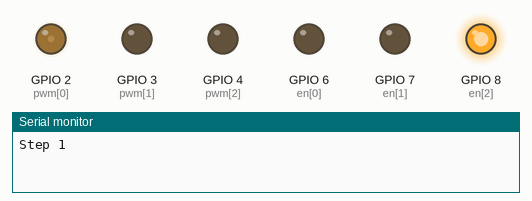
Recording of a sketch running on a simulated ESP32. Parts: output pins drawn as LEDs (lit = HIGH), the last lines printed to the serial monitor.

Above: at 0.1 s.
At 2.1 s:
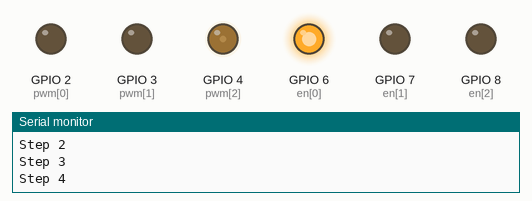
At 12.1 s:
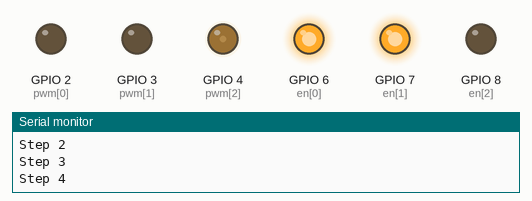
At 20.1 s:
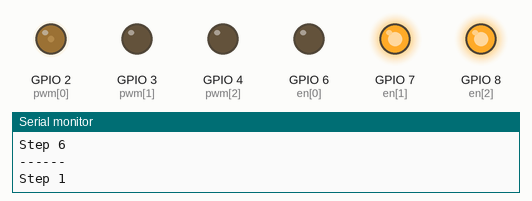
At 39.1 s:
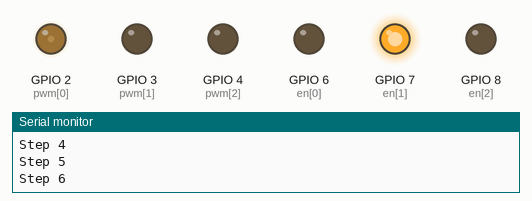
Timing chart, 0 to 40.0 s (numbered marks = the images above):
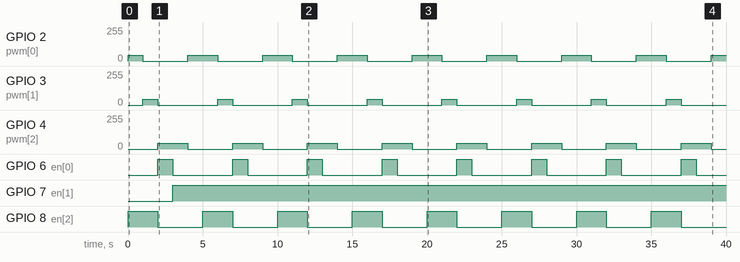

The sketch:

8313simulation6steps.ino
```cpp
const int pwm[3] = {2,3,4}; //GPIO{4,3,2}
const int en[3] = {6,7,8};
const int pwmChannel[3] = {0,1,2}; //PWM channels (0-15)

int dutyCycle;
/*Frequency: max 40MHz*/
const int PWMFreq = 20000; //5 KHz
/*Resolution: 1-16 bits*/
const int PWMResolution = 10; //1-16 bits (10 bits = 0-1023)
/*Duty cycle dependent on resolution*/
const int MAX_DUTY_CYCLE = (int)(pow(2, PWMResolution) - 1);
const int duty = (int) (0.17*MAX_DUTY_CYCLE);
const int d = 1000; // delay in milliseconds

void setup()
{
  /*Setup enable pins*/
  for(int i=0; i<3; i++)
  {
    pinMode(en[i], OUTPUT);
    digitalWrite(en[i], LOW);
  }

  /*Initialize channels*/
  for(int i=0; i<3; i++)
  {
    ledcSetup(pwmChannel[i], PWMFreq, PWMResolution);
  }
  /* Route PWM channel signals to GPIO pins */
  for(int i=0; i<3; i++)
  {
    ledcAttachPin(pwm[i], pwmChannel[i]);
  }

  Serial.begin(9600);
}

void loop() {
  Serial.println("Step 1");
  digitalWrite(en[2], HIGH);
  ledcWrite(pwmChannel[0], duty);
  delay(d);

  Serial.println("Step 2");
  ledcWrite(pwmChannel[0], 0);
  ledcWrite(pwmChannel[1], duty);
  delay(d);

  Serial.println("Step 3");
  digitalWrite(en[2], LOW);
  digitalWrite(en[0], HIGH);

  Serial.println("Step 4");
  ledcWrite(pwmChannel[1], 0);
  ledcWrite(pwmChannel[2], duty);
  delay(d);

  Serial.println("Step 5");
  digitalWrite(en[0], LOW);
  digitalWrite(en[1], HIGH);
  delay(d);

  Serial.println("Step 6");
  ledcWrite(pwmChannel[2], 0);
  ledcWrite(pwmChannel[0], duty);
  delay(d);

  Serial.println("------");
}
```

Measured:
- by itself, GPIO 2 (pwm[0]): repeats every 5.0 s: 0/255 3.0 s, 43/255 2.0 s
- by itself, GPIO 3 (pwm[1]): alternates 43/255 for 1.0 s and 0/255 for 4.0 s
- by itself, GPIO 4 (pwm[2]): alternates 43/255 for 2.0 s and 0/255 for 3.0 s
- by itself, GPIO 6 (en[0]): alternates HIGH for 1.0 s and LOW for 4.0 s
- by itself, GPIO 7 (en[1]): LOW → HIGH at 3.0 s
- by itself, GPIO 8 (en[2]): alternates HIGH for 2.0 s and LOW for 3.0 s
